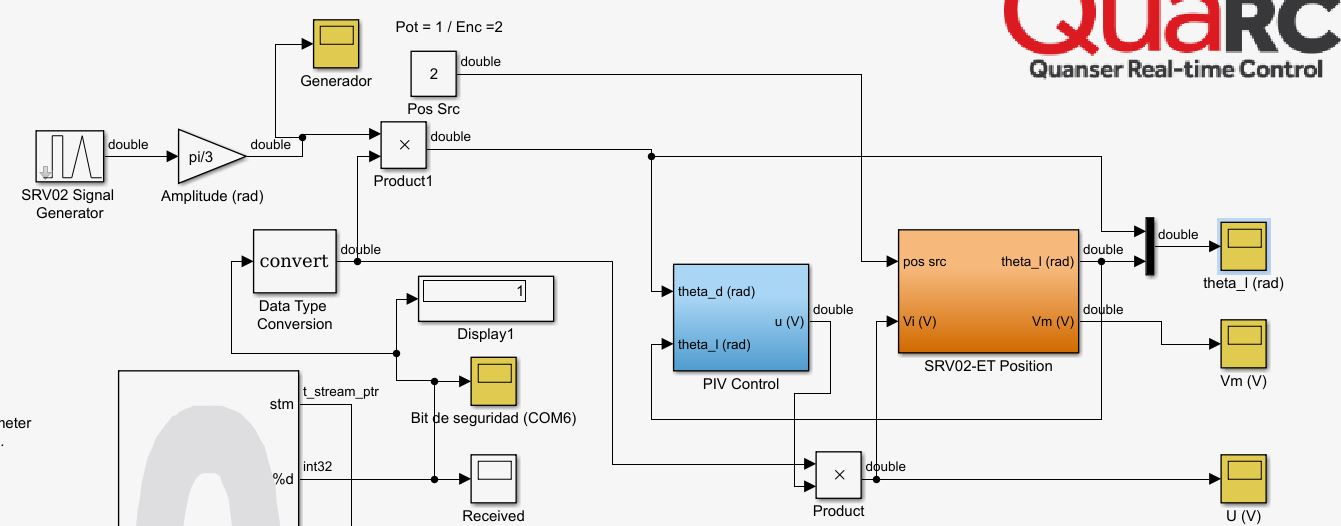
#> input picture Python/Bloque seguridad_simulink.JPG, 1341 x 526 px, given in place of the camera
$ python Todo_junto4_pruebaseg.py
#> lines starting #> are read from the running program, lines starting #| are printed output that depends on the picture; after the words box and inside, x2 and y2 are one past the last pixel; in counts of white or black regions, pixels touching at a corner belong together
import cv2
import numpy as np
import colorsys
import serial
import time
import matplotlib.pyplot as plt
from matplotlib import pyplot
from matplotlib.animation import FuncAnimation


#flags y variables de configuracion

#--------- Configuración puerto COM de datos de inclinación

COM = 'COM3'

com_serial = serial.Serial(COM,115200,8,stopbits=1)

com_serial.close()
if(not(com_serial.isOpen())): #si el puerto está cerrado, lo abre
    com_serial.open()
#--------

#-------- Configuración puerto COM de seguridad
COM_seg = 'COM5'

com_serial_seg = serial.Serial(COM_seg,9600,8,stopbits=1)

com_serial_seg.close()
if(not(com_serial_seg.isOpen())): #si el puerto está cerrado, lo abre
    com_serial_seg.open()

flag_seg = 0
#---------


"""Variables de ciclos y tiempo, para el cálculo de fps"""
ciclo_ini = 0
ciclos_trans = 0
elap_viejo = 0
elap = 0
tiempo_frame = 0
tiempo_frame_min = 10000
tiempo_frame_max = 0
frec = 0
cuadros = 0
fps = 0

"""
La función cv.getTickCount() devuelve el número de ciclos de reloj después de
un evento de referencia hasta el momento en que se llama a esta función.
Entonces, si se lo llama antes y después de la ejecución de una función, se
obtiene la cantidad de ciclos de reloj que consume la función

La función cv.getTickFrequency() devuelve la frecuencia de los ciclos de reloj,
 o la cantidad de ciclos de reloj por segundo.
"""

"""Fin variable de tiempo"""


x_ini = 0
y_ini = 0
calib = 0
alto = 480
ancho = 640
font = cv2.FONT_HERSHEY_SIMPLEX
fontScale = 1
fontColor = (255,255,0)
thick = 3
position = (int(ancho/2)-170,40)
position2 = (350,40)
position3 = (0,40)
position4 = (0,80)
position5 = (0,120)
position6 = (0,160)

#---Para función búsqueda de puntos blancos
p_anterior = (0,0)
x1 = 0
x2 = 0
y1 = 0
y2 = 0


h_low_ini = 54
s_low_ini = 119
v_low_ini = 88
lower_blue = np.array([h_low_ini,s_low_ini,v_low_ini])

#lower_blue = np.array([30,50,35]) #original

"""
Valor mínimo calibrado
(h,s,v) -> ( 31 , 57 , 71 )
"""


h_max_ini = 120
s_max_ini = 217
v_max_ini = 255
upper_blue = np.array([h_max_ini,s_max_ini,v_max_ini])

#upper_blue = np.array([120,210,230]) #original
"""
Valor máximo calibrado
(h,s,v) -> ( 120 , 217 , 255)
"""

cap = cv2.VideoCapture(1, cv2.CAP_DSHOW)
cap.set(cv2.CAP_PROP_FRAME_WIDTH, ancho)
cap.set(cv2.CAP_PROP_FRAME_HEIGHT,alto)
cap.set(cv2.CAP_PROP_FPS,60)

def encontrar_puntob(img2,flag):
    global p_anterior,x1,x2,y1,y2,p_ini #guardo la última vez en donde estuvo el punto blanco
    img = cv2.cvtColor(img2, cv2.COLOR_BGR2GRAY)
    mask = np.zeros(img.shape[:2], np.uint8)
    mask2 = np.zeros(img.shape[:2], np.uint8)
    p_ref = (0,0)
    p_blanco = (0,0)
    seg = 0

    #Obtener las posiciones actuales de los 3 Trackbars
    x_ini_mask = cv2.getTrackbarPos('X_ini', 'Mask')
    x_fin_mask = cv2.getTrackbarPos('X_final', 'Mask')
    y_ini_mask = cv2.getTrackbarPos('Y_ini', 'Mask')
    y_fin_mask = cv2.getTrackbarPos('Y_final', 'Mask')
    desplazamiento_mask = cv2.getTrackbarPos('Copia Desplazada', 'Mask')

    if not(flag): #Cuando no está calibrado
        """
        #Obtener las posiciones actuales de los 3 Trackbars
        x_ini_mask = cv2.getTrackbarPos('X_ini', 'Mask')
        x_fin_mask = cv2.getTrackbarPos('X_final', 'Mask')
        y_ini_mask = cv2.getTrackbarPos('Y_ini', 'Mask')
        y_fin_mask = cv2.getTrackbarPos('Y_final', 'Mask')
        desplazamiento_mask = cv2.getTrackbarPos('Copia Desplazada', 'Mask')
        """
        a = y_fin_mask+desplazamiento_mask
        b = (2*y_fin_mask) + desplazamiento_mask - y_ini_mask

        x1 = x_ini_mask
        x2 = x_fin_mask
        y1 = a
        y2 = b

        mask[y_ini_mask:y_fin_mask,x_ini_mask:x_fin_mask] = 255
        mask[a:b,x_ini_mask:x_fin_mask] = 255
        img = cv2.bitwise_and(mask, img)
        #img = cv2.bitwise_and(mask2, img)

        #binarización OTSU
        _,binarizado = cv2.threshold(img, 0,255, cv2.THRESH_BINARY+cv2.THRESH_OTSU)


        #Dilatación para agrandar los puntos blancos
        kernel = np.ones((5,5),np.uint8)
        binarizado = cv2.dilate(binarizado, kernel, iterations = 1)
        #img = cv2.GaussianBlur(img,(9,9),0)
        circulos = cv2.HoughCircles(binarizado, cv2.HOUGH_GRADIENT, dp = 2, minDist=50, param1=90,param2=7, minRadius=2,maxRadius=7)
        #circulos = cv2.HoughCircles(binarizado, cv2.HOUGH_GRADIENT, dp = 2, minDist=1, param1=90,param2=70,minRadius=10,maxRadius=40)
        print('\n')
        print(circulos)
        print(len(circulos[0,:]))
        if circulos is not(None):

            circulos = np.uint16(np.around(circulos))

            binarizado = cv2.cvtColor(binarizado,cv2.COLOR_GRAY2BGR)
            if(len(circulos[0,:]) == 2):
                print(circulos[0,0,0:2],circulos[0,1,0:2])
                if(circulos[0,0,1] < circulos[0,1,1]): #Si el primer elemento encontrado es el punto de referencia
                    p_ref = circulos[0,0,0],circulos[0,0,1]
                    p_blanco = circulos[0,1,0],circulos[0,1,1]
                else: #si el primer elemento encontrado es el punto blanco
                    p_blanco = circulos[0,0,0],circulos[0,0,1]
                    p_ref = circulos[0,1,0],circulos[0,1,1]

                p_anterior = p_blanco
                for i in circulos[0,:]:
                  # draw the outer circle
                  cv2.circle(binarizado,(i[0],i[1]),i[2],(0,255,0),2)
                  cv2.circle(img2,(i[0],i[1]),i[2],(0,255,0),2)
                  # draw the center of the circle
                  cv2.circle(binarizado,(i[0],i[1]),2,(0,0,255),3)
                  cv2.circle(img2,(i[0],i[1]),2,(0,0,255),3)
            cv2.imshow('img', img)
    #dst2 = cv2.adaptiveThreshold(gray, 255, cv2.ADAPTIVE_THRESH_GAUSSIAN_C, cv2.THRESH_BINARY, 11, 3)
    #cv2.imshow()
    else:

        print("\n")
        """
        print("Punto anterior[0]",p_anterior[0])
        print("Punto anterior[1]",p_anterior[1])

        print("x1",x1)
        print("x2",x2)
        print("y1",y1)
        print("y2",y2)

        tolerancia = 5
        if(p_anterior[0] - x1 <= tolerancia+2): #Si el punto blanco anterior estaba cerca del borde izquierdo
            x1 -= tolerancia
            x2 -= tolerancia
            print("Corrige a la izquierda")
            #time.sleep(2)
        elif(x2 - p_anterior[0] <= tolerancia+2): #Si el punto blanco anterior estaba cerca del borde derecho
            x1 += tolerancia
            x2 += tolerancia
            print("Corrige a la derecha")
            #time.sleep(2)
        if(p_anterior[1] - y1 <= tolerancia+2): #Si el punto blanco anterior estaba cerca del borde inferior
            y1 -= tolerancia
            y2 -= tolerancia
            print("Corrige hacia abajo")
            #time.sleep(2)
        elif(y2 - p_anterior[1] <= tolerancia+2): #Si el punto blanco anterior estaba cerca del borde superior
            y1 += tolerancia
            y2 += tolerancia
            print("Corrige hacia arriba")
            #time.sleep(2)
        """

        mask[y1:y2,x1:x2] = 255
        img = cv2.bitwise_and(mask, img)

        #binarización OTSU
        _,binarizado = cv2.threshold(img, 0,255, cv2.THRESH_BINARY+cv2.THRESH_OTSU)


        #Dilatación para agrandar los puntos blancos
        kernel = np.ones((5,5),np.uint8)
        binarizado = cv2.dilate(binarizado, kernel, iterations = 1)
        #img = cv2.GaussianBlur(img,(9,9),0)

        #----------------Búsqueda del punto blanco con contorno y momentos

        contornos,_ = cv2.findContours(binarizado, cv2.RETR_EXTERNAL,cv2.CHAIN_APPROX_SIMPLE)
        binarizado = cv2.cvtColor(binarizado,cv2.COLOR_GRAY2BGR)

        for c in contornos:

            area = cv2.contourArea(c)
            #print("area:",area)
            if(area <= 100 and area >= 35):
                seg = 1
                M = cv2.moments(c)
                # if (M["m00"]==0): M["m00"]=1 #si el m00 es cero lo iguala a 1 para no dividir por 0
                x = int(M["m10"]/M["m00"])
                y = int(M['m01']/M['m00'])
                p_blanco = (x,y)
                print("Punto blanco:",p_blanco)
                p_anterior = p_blanco
                cv2.circle(img2, (x,y), 3, (0,255,0), -1)
                cv2.circle(binarizado, (x,y), 3, (0,255,0), -1)
                contorno = cv2.convexHull(c) #dibuja contorno aplicando cerco Convexo
                cv2.drawContours(img2, [contorno], 0, (255,0,0), 3)
                cv2.drawContours(binarizado, [contorno], 0, (255,0,0), 3)
            else:
                #seg = 0
                p_blanco = p_ini
                cv2.circle(img2, (p_blanco), 3, (0,255,0), -1)
                cv2.circle(binarizado, (p_blanco), 3, (0,255,0), -1)
        #---------------


        #---------------Búsqueda del punto blanco con transformada circular de Hough

        """
        circulos = cv2.HoughCircles(binarizado, cv2.HOUGH_GRADIENT, dp = 2, minDist=50, param1=90,param2=7, minRadius=2,maxRadius=7)

        if circulos is not(None):

            circulos = np.uint16(np.around(circulos))

            binarizado = cv2.cvtColor(binarizado,cv2.COLOR_GRAY2BGR)
            if(len(circulos[0,:]) == 1):
                #print(circulos[0,:,:],circulos[0,:,:])
                #print("Punto anterior:",p_anterior)
                p_blanco = circulos[0,0,0],circulos[0,0,1]
                print("Punto blanco:",p_blanco)
                p_anterior = p_blanco
                for i in circulos[0,:]:
                  # draw the outer circle
                  cv2.circle(binarizado,(i[0],i[1]),i[2],(0,255,0),2)
                  cv2.circle(img2,(i[0],i[1]),i[2],(0,255,0),2)
                  # draw the center of the circle
                  cv2.circle(binarizado,(i[0],i[1]),2,(0,0,255),3)
                  cv2.circle(img2,(i[0],i[1]),2,(0,0,255),3)
        """
        #------------ seguir el punto blanco
        if(seg):
            tolerancia = 10
            x1 = p_blanco[0] - tolerancia*2
            x2 = p_blanco[0] + tolerancia*2
            y1 = p_blanco[1] - int(tolerancia*1.5)
            y2 = p_blanco[1] + int(tolerancia*1.5)
        else:
            tolerancia = 10
            x1 = p_blanco[0] - int(tolerancia/2)
            x2 = p_blanco[0] + int(tolerancia/2)
            y1 = p_blanco[1] - tolerancia
            y2 = p_blanco[1] + tolerancia


        """
        tolerancia = 5
        if(p_anterior[0] - x1 <= tolerancia+2): #Si el punto blanco anterior estaba cerca del borde izquierdo
            x1 -= tolerancia
            x2 -= tolerancia
            print("Corrige a la izquierda")
            #time.sleep(2)
        elif(x2 - p_anterior[0] <= tolerancia+2): #Si el punto blanco anterior estaba cerca del borde derecho
            x1 += tolerancia
            x2 += tolerancia
            print("Corrige a la derecha")
            #time.sleep(2)
        if(p_anterior[1] - y1 <= tolerancia+2): #Si el punto blanco anterior estaba cerca del borde inferior
            y1 -= tolerancia
            y2 -= tolerancia
            print("Corrige hacia abajo")
            #time.sleep(2)
        elif(y2 - p_anterior[1] <= tolerancia+2): #Si el punto blanco anterior estaba cerca del borde superior
            y1 += tolerancia
            y2 += tolerancia
            print("Corrige hacia arriba")
        """

    cv2.imshow('binarizado', binarizado)
    cv2.imshow('Mask', mask)

    return p_ref,p_blanco,seg   #retorna el punto de referencia, es decir el superior para calibración, punto blanco actual, y seguridad


#Crea una función que no hace nada
def nada(x):
     pass

# [45 lines left out: function Mouse, not called in this run]


#--------Barras deslizantes
cv2.destroyAllWindows()
#Crear una ventana llamada canny
#cv2.namedWindow('Controles - Canny')
#cv2.resizeWindow('Controles - Canny', ancho,alto)

cv2.namedWindow('Mask')
cv2.resizeWindow('Mask', ancho,alto)


cv2.createTrackbar('X_ini', 'Mask', 325, ancho, nada)
cv2.createTrackbar('X_final', 'Mask', 347, ancho, nada)
cv2.createTrackbar('Y_ini', 'Mask', 38, alto, nada)#38
cv2.createTrackbar('Y_final', 'Mask', 60, alto, nada)#60
cv2.createTrackbar('Copia Desplazada', 'Mask', 128, alto, nada)#128

cv2.namedWindow("frame")
cv2.createTrackbar('Rot(-d)', 'frame',0,90,nada)
cv2.setMouseCallback("frame",Mouse)

#-------- Fin barras deslizantes

ciclo_ini = cv2.getTickCount()
f_anterior = np.zeros([360,640,3], np.uint8) #Cambiar por los valores correspondientes (480,640)

while(1):

  # Take each frame
  ret, frame = cap.read() #COMENTADO SOLAMENTE PARA PRUEBA CON IMÁGENES ESTÁTICAS
#> frame is the input picture: shape (526, 1341, 3); mean B, G, R 226.7, 229.7, 232.7
  #ret = True
  #frame2 = cv2.imread('arriba_1_n.png',1)
  #frame2 = cv2.imread('monedas_4x8.jpg',1)
  if(ret): #Si no hay fallo en capturar el frame

      theta = 0
      if not calib :
        f_anterior = cv2.cvtColor(frame, cv2.COLOR_BGR2GRAY) #Comentado únicamente para imágenes estáticas
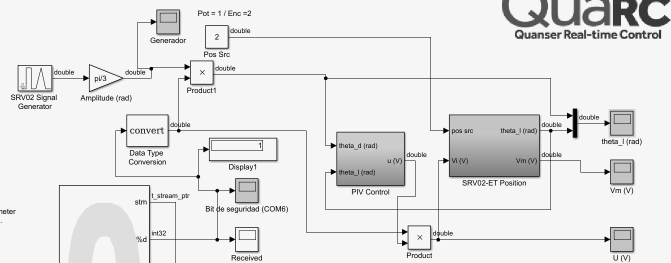
#> f_anterior: shape (526, 1341) (shown at 1/2 size); min 0, max 255, mean 230.3
        #f_anterior = cv2.cvtColor(frame2, cv2.COLOR_BGR2GRAY) #Comentar cuando no se usen imágenes estáticas
        p_ref,p_ini,seg = encontrar_puntob(frame,calib) #Comentado únicamente para imágenes estáticas
#> in encontrar_puntob, `img = cv2.bitwise_and(mask, img)`:
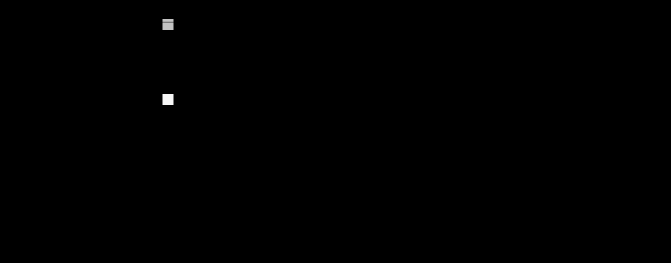
#> img: shape (526, 1341) (shown at 1/2 size); min 0, max 246, mean 0.3
#> in encontrar_puntob, `binarizado = cv2.dilate(binarizado, kernel, iterations = 1)`:
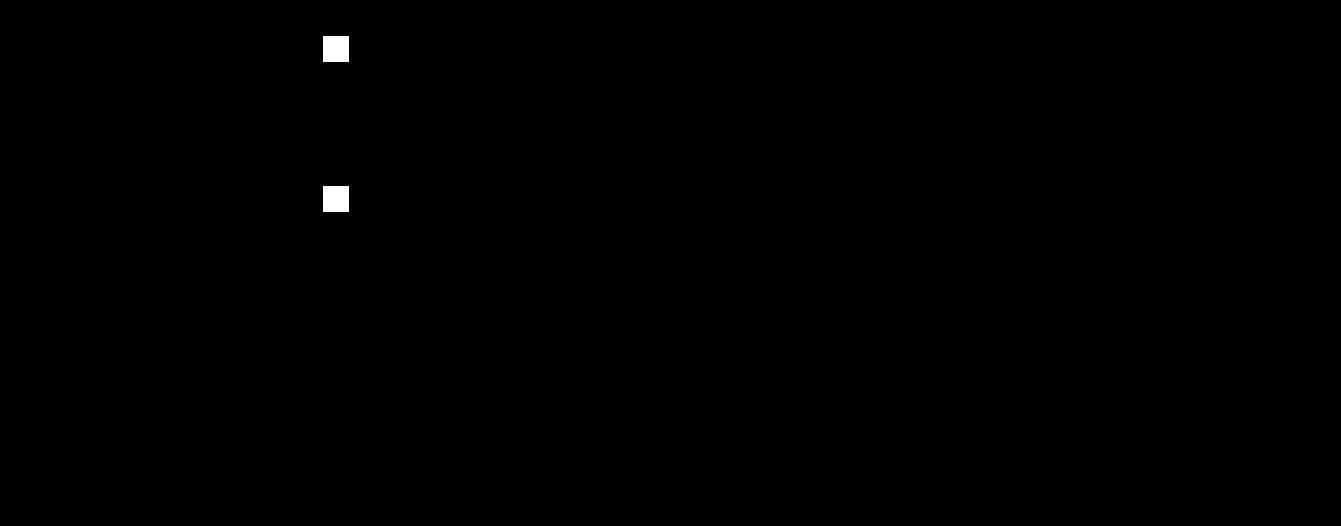
#> binarizado: shape (526, 1341); 0.19% white; 2 white regions, box (x1, y1, x2, y2) and area: (323, 36, 349, 62) 676, (323, 186, 349, 212) 676
#> in encontrar_puntob, `circulos = cv2.HoughCircles(binarizado, cv2.HOUGH_GRADIENT, dp = 2, mi..`: circulos = [[327, 41, 5.8], [327, 191, 5.8]]
#| [[[327.   41.    5.8]
#|   [327.  191.    5.8]]]
#| 2
#> in encontrar_puntob, `circulos = np.uint16(np.around(circulos))`: circulos = [[327, 41, 6], [327, 191, 6]]
#| [327  41] [327 191]
#> in encontrar_puntob, `p_ref = circulos[0,0,0],circulos[0,0,1]`: p_ref = (327, 41)
#> in encontrar_puntob, `p_blanco = circulos[0,1,0],circulos[0,1,1]`: p_blanco = (327, 191)
#> the loop in encontrar_puntob, `for i in circulos[0,:]:` made 2 passes
#> after the loop in encontrar_puntob, `for i in circulos[0,:]:`:
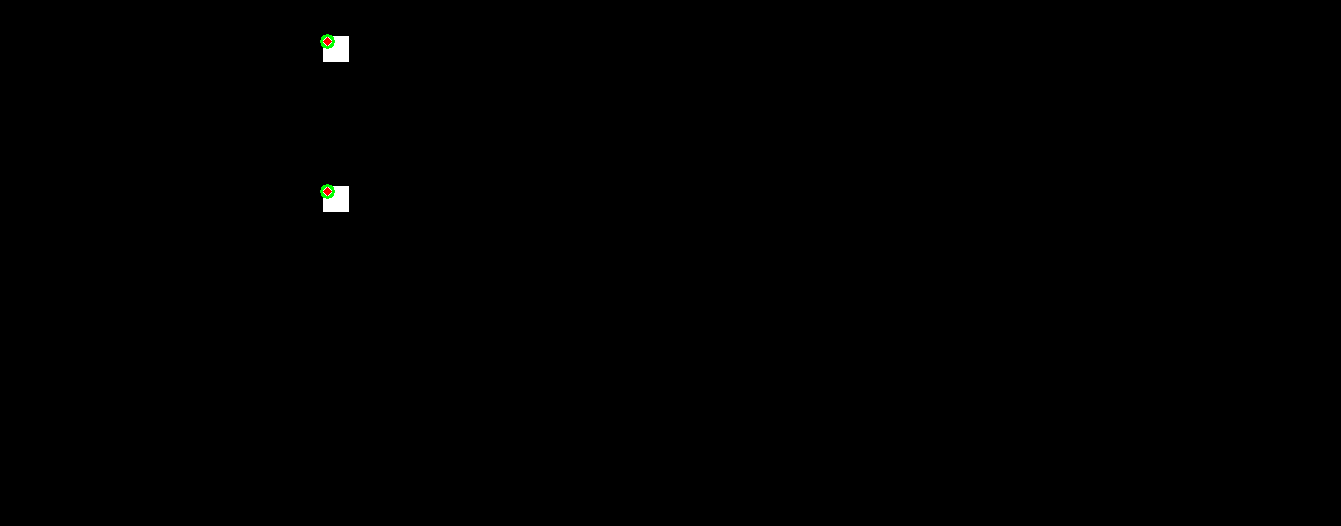
#> binarizado: shape (526, 1341, 3); mean B, G, R 0.4, 0.5, 0.4
#> p_ref = (327, 41); p_ini = (327, 191); seg = 0
#> (the rest of the program and of its run is left out)
